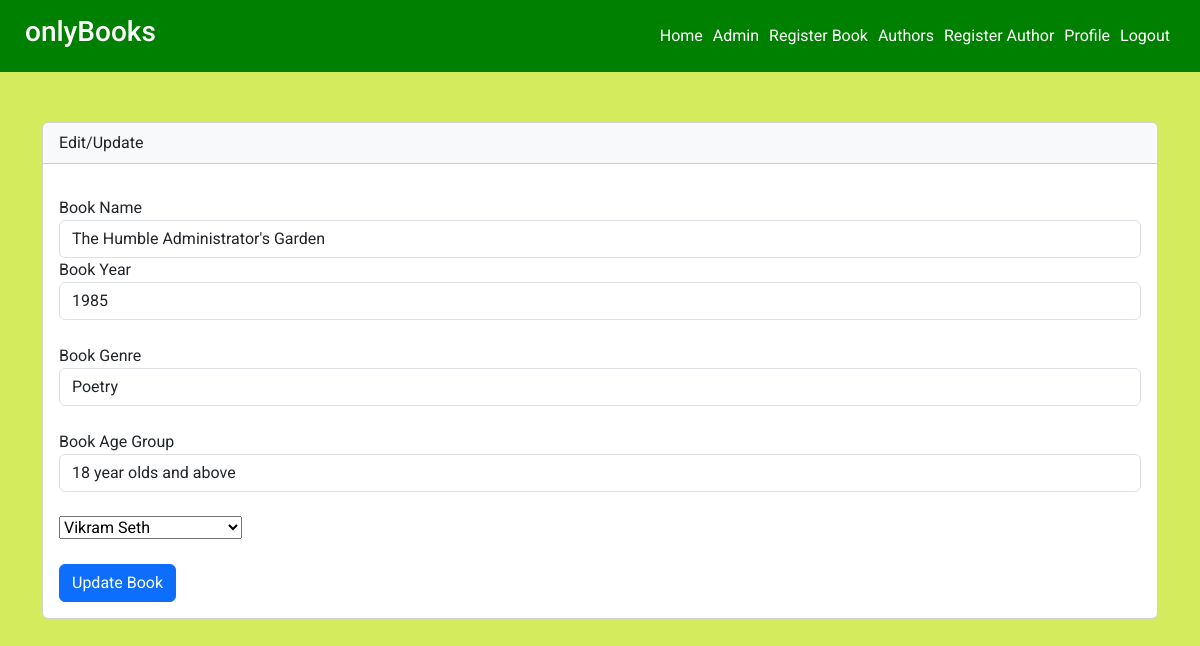
Page /editBook.php?book_id=18 (signed in) on the committed database.
### tables this page shows
CREATE TABLE `books` (
  `book_id` int(11) NOT NULL,
  `book_name` varchar(255) NOT NULL,
  `book_year` int(11) NOT NULL,
  `book_genre` varchar(255) NOT NULL,
  `book_age_group` varchar(255) NOT NULL,
  `author_id` int(11) DEFAULT NULL,
  `loan_user_id` int(11) NOT NULL DEFAULT -1
);

CREATE TABLE `authors` (
  `author_id` int(11) NOT NULL,
  `author_name` varchar(255) NOT NULL,
  `author_age` varchar(255) NOT NULL,
  `author_genre` varchar(255) NOT NULL
);

### classes/book.php (called while the page is built, shortened)
<?php
    class Book{
        private $name;
        private $year;
        private $genre;
        private $ageGroup;
        private $authorId;
        function getName() {
            return $this->name;
        }
        function getYear() {
            return $this->year;
        }
        function getGenre() {
            return $this->genre;
        }
        function getAgeGroup() {
            return $this->ageGroup;
        }
        function getAuthorId() {
            return $this->authorId;
        }
        function setName($name) {
            $this->name = $name;
        }
        function setYear($year) {
            $this->year = $year;
        }
        function setGenre($genre) {
            $this->genre = $genre;
        }
        function setAgeGroup($ageGroup) {
            $this->ageGroup = $ageGroup;
        }
        function setAuthorId($authorId) {
            $this->authorId = $authorId;
        }
    }
?>

### classes/author.php (called while the page is built, shortened)
<?php
    class Author {
        private $id;
        private $name;
        function getId() {
            return $this->id;
        }
        function getName() {
            return $this->name;
        }
        function setId($id) {
            $this->id = $id;
        }
        function setName($name) {
            $this->name = $name;
        }
    }
?>

### editBook.php (the view, shortened to what this page needs)
<?php
spl_autoload_register( function($class) {
  $path = 'classes/';
 });
if (isset($_GET['book_id'])) {
  $bookId=$_GET['book_id'];
}
if(isset($_SESSION['userType']) && $_SESSION['userType'] == 'librarian') {
  require('./config/db.php');
  $getstmt = $pdo -> prepare('SELECT book_name, book_year, book_genre, book_age_group, author_id FROM books WHERE book_id = ?');
  $getstmt -> execute( [$bookId] );
  $currentBookItem = $getstmt->fetch();
  $currentBook = new Book();
  $currentBook->setName($currentBookItem->book_name);
  $currentBook->setYear($currentBookItem->book_year);
  $currentBook->setGenre($currentBookItem->book_genre);
  $currentBook->setAgeGroup($currentBookItem->book_age_group);
  $currentBook->setAuthorId($currentBookItem->author_id);
} else {
  echo "Unauthorized!";
}
?>
<div class="container">
 <div class="card">
   <div class="card-header bg-light mb-3">Edit/Update</div>
    <div class="card-body">
        <form action="editBook.php?book_id=<?php echo $bookId ?>" method="POST">
          <div class="form-group">
           <label for="bookName">Book Name</label>
            <input required type="text" name="bookName" class="form-control" value="<?php echo $currentBook->getName() ?>"/>
         </div>
         <div class="form-group">
           <label for="bookYear">Book Year</label>
            <input required type="text" name="bookYear" class="form-control" value="<?php echo $currentBook->getYear() ?>"/>
            <br />
         </div>
         <div class="form-group">
           <label for="bookGenre">Book Genre</label>
            <input required type="text" name="bookGenre" class="form-control" value="<?php echo $currentBook->getGenre() ?>"/>
            <br />
         </div>
         <div class="form-group">
           <label for="bookAgeGroup">Book Age Group</label>
            <input required type="text" name="bookAgeGroup" class="form-control" value="<?php echo $currentBook->getAgeGroup() ?>"/>
            <br />
         </div>
         <div class="form-group">
         <select name="authorId">
         <?php
            require('./config/db.php');
                 $stmt2 = $pdo -> prepare('SELECT author_id, author_name FROM authors');
                 $stmt2 -> execute();
                 $authors = $stmt2->fetchAll();
                 foreach($authors as $author_item) {
                   $author = new Author();
                   $author->setId($author_item->author_id);
                   $author->setName($author_item->author_name);
                   echo '<option value="' . $author_item->author_id . '"';
                   if ($author->getId() == $currentBook->getAuthorId()) echo " selected='selected'";
                   echo '">' . $author->getName() . '</option>';
                 }
         ?>
      </select>
         </div>
         <div class="form-group">
         <br/>
         <button name="updateBook" type="submit" class="btn btn-primary">Update Book</button>
       </form>
     </div>
    </div>
</div>

### css/styles.css (style rules this page uses)
* { margin: 0; padding: 0; box-sizing: border-box; font-family: 'Roboto', sans-serif; }
body { background-color: rgb(211, 235, 92); }
nav { background-color: green; padding: 15px 25px; display: flex; justify-content: space-between; align-items: center; color: #fff; }
nav ul { display: flex; justify-content: space-around; align-items: center; margin-bottom: 0; }
ul li { list-style: none; }
nav a { text-decoration: none; color: #fff; margin-right: 5px; margin-left: 5px; }
.container { padding-bottom: 50px; }
.card { margin-top: 50px; }

### rows in the picture
books: bookName "The Humble Administrator's Garden", bookYear "1985", bookGenre "Poetry", bookAgeGroup "18 year olds and above", authorId "Vikram Seth"
